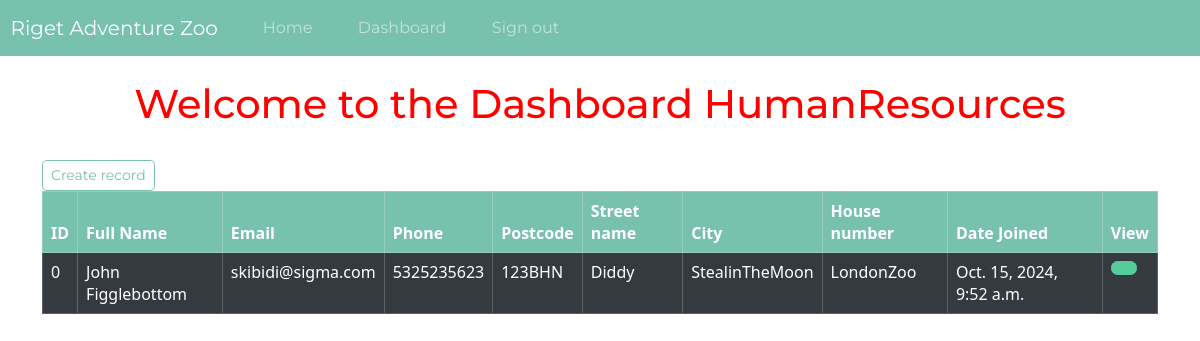
The page /dashboard (signed in) on the database its author committed.
### website/models.py (models this page shows, shortened)
class Record(models.Model):
    creation_data = models.DateTimeField(auto_now_add= True)
    customer_ID = models.AutoField(primary_key=True, editable=False)
    first_name = models.CharField(max_length = 20)
    last_name = models.CharField(max_length = 50)
    email = models.CharField(max_length = 50)
    phone = models.CharField(max_length=20)
    postcode = models.CharField(max_length=10)
    street_name = models.CharField(max_length = 20)
    city = models.CharField(max_length = 50)
    house_number = models.CharField(max_length=10)

### website/views.py (the view)
# urls.py: path('dashboard', views.dashboard, name="dashboard"),
@login_required(login_url='my-login')
def dashboard(request):
    my_records = Record.objects.all()
    context = {'records': my_records}
    return render(request, 'website/dashboard.html', context=context)

### website/templates/website/dashboard.html (shortened to what this page needs)
{% extends 'website/base.html' %}
{% block content %}
    <br>
    <h1> Welcome to the Dashboard {{user}} </h1>
    <br>
    <a class="btn btn-outline-primary btn-sm" href="{% url 'create-record' %}">
        Create record
    </a>
    <br>
    <table class="table table-dark table-hover table-bordered">
        <thead class="table-primary">
            <tr>
                <th scope="col"> ID </th>
                <th scope="col"> Full Name </th>
                <th scope="col"> Email </th>
                <th scope="col"> Phone </th>
                <th scope="col"> Postcode </th>
                <th scope="col"> Street name </th>
                <th scope="col"> City </th>
                <th scope="col"> House number </th>
                <th scope="col"> Date Joined </th>
                <th scope="col"> View </th>
            </tr>
        <tbody>
        {% if records %}
            {% for record in records %}
            <tr>
                <td> {{record.customer_ID}} </td>
                <td> {{record.first_name}} {{record.last_name}} </td>
                <td> {{record.email}} </td>
                <td> {{record.phone}} </td>
                <td> {{record.postcode}} </td>
                <td> {{record.street_name}} </td>
                <td> {{record.city}} </td>
                <td> {{record.house_number}} </td>
                <td> {{record.creation_data}} </td>
                <td> <a class="btn btn-success btn-small" href={% url 'record' record.customer_ID %}>
                    </a>
                </td>
            </tr>
            {% endfor %}
        {% endif %}
        </tbody>
    </table>
{% endblock %}

### website/templates/website/base.html (shortened to what this page needs)
{% load static %}
<head>
    <link rel="stylesheet" href=
"https://bootswatch.com/5/minty/bootstrap.min.css">
    <link rel="stylesheet" href="{% static 'css/styles.css' %}">
</head>
<body>
    {% include 'website/navbar.html' %}
    <div class="container">
        {% block content %}
        {% endblock %}
    </div>
</body>

### website/templates/website/navbar.html (shortened to what this page needs)
<nav class="navbar navbar-expand-lg navbar-dark bg-primary justify-content-center">
    <a class="navbar-brand main-heading" href="{% url '' %}">
      &nbsp; Riget Adventure Zoo
    </a>
        <div class="collapse navbar-collapse text-center" id="navbarNavDropdown">
        <ul class="navbar-nav mr-auto">
          <li class="nav-item">
            <a class="nav-link" href="{% url '' %}"> Home &nbsp;  </a>
          </li>
           {% if user.is_authenticated %}
             <li class="nav-item">
              <a class="nav-link" href="{% url 'dashboard' %}">Dashboard &nbsp;  </a>
            </li>
            <li class="nav-item">
              <a class="nav-link" href="{% url 'user-logout' %}">Sign out &nbsp;  </a>
            </li>
        {% endif %}
       </ul>
      </div>
  </nav>

### static/css/styles.css (style rules this page uses)
h1 { color:red; text-align: center; }

### rows shown on the page
Record: customer_ID "0", first_name "John", last_name "Figglebottom", email "skibidi@sigma.com", phone "5325235623", postcode "123BHN", street_name "Diddy", city "StealinTheMoon", house_number "LondonZoo", creation_data "Oct. 15, 2024, 9:52 a.m."

### other values the page prints
{{ user }} "HumanResources"
